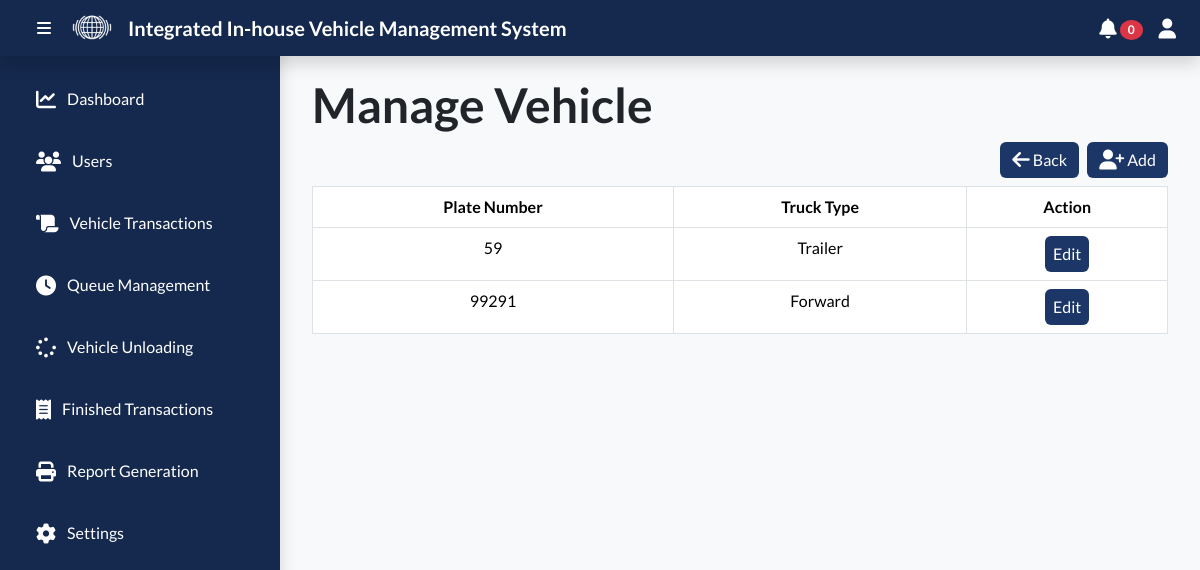
The app's page /admin/settings-vehicle.php (signed in) with its own data.
### tables this page shows
CREATE TABLE `vehicle` (
  `vehicle_id` int(11) NOT NULL AUTO_INCREMENT,
  `plate_number` varchar(50) NOT NULL,
  `truck_type` varchar(50) DEFAULT NULL,
  `hauler_id` int(11) DEFAULT NULL,
  `created_at` timestamp NOT NULL DEFAULT current_timestamp() ON UPDATE current_timestamp(),
  PRIMARY KEY (`vehicle_id`),
  KEY `hauler_id` (`hauler_id`),
  CONSTRAINT `hauler_id` FOREIGN KEY (`hauler_id`) REFERENCES `hauler` (`hauler_id`)
);

### admin/settings-vehicle.php (the view, shortened to what this page needs)
<?php
require_once '../api/db_connection.php';
?>
<!DOCTYPE html>
<html lang="en">
<head>
    <link rel="stylesheet" href="../public/css/bootstrap.min.css" />
    <link rel="stylesheet" href="https://cdn.datatables.net/2.0.8/css/dataTables.dataTables.css" />
    <link rel="stylesheet" href="css/style.css">
</head>
<body class="bg-light">
    <?php
    include_once('navbar/navbar.php');
    ?>
    <div class="content" id="content">
        <div class="container">
            <h1 class="display-5 fw-bold">Manage Vehicle</h1>
            <button class="btn btn-primary float-end mb-2 ms-2" data-bs-toggle="modal" data-bs-target="#add-vehicle-modal">
                <i class="fa-solid fa-user-plus fa-lg" style="color: #ffffff;"></i> Add
            </button>
            <a href="settings.php" class="text-decoration-none" style="color:inherit">
                <button class="btn btn-primary float-end mb-2">
                    <i class="fa-solid fa-arrow-left fa-lg" style="color: #ffffff;"></i> Back
                </button>
            </a>
            <table class="table table-hover table-bordered text-center" id="vehicle-table">
                <thead>
                    <th class="text-center" scope="col">Plate Number</th>
                    <th class="text-center" scope="col">Truck Type</th>
                    <th class="text-center" scope="col">Action</th>
                </thead>
                <tbody>
                    <?php
                    $sql = "SELECT * FROM `vehicle`";
                    $result = mysqli_query($conn, $sql);
                    while ($row = mysqli_fetch_assoc($result)) {
                    ?>
                        <tr>
                            <td class="text-center" scope="row"><?= $row['plate_number'] ?></td>
                            <td class="text-center" scope="row"><?= $row['truck_type'] ?></td>
                            <td class="text-center">
                                <button class="btn btn-primary px-2 edit-vehicle" data-id="<?= $row['vehicle_id'] ?>">
                                    Edit
                                </button>
                            </td>
                        </tr>
                    <?php
                    }
                    ?>
                </tbody>
            </table>
        </div>
    </div>
</body>
</html>

### admin/css/style.css (style rules this page uses)
body { padding-top: 56px; font-family: "Lato", sans-serif; }
.content { transition: margin-left 0.3s; margin-left: 280px; padding: 20px; }
.btn-primary { background-color: #1b3667; border: #1b3667; }

### records on screen
vehicle: plate_number "59", truck_type "Trailer"
vehicle: plate_number "99291", truck_type "Forward"

### other values on screen
$transactionCount "0"
